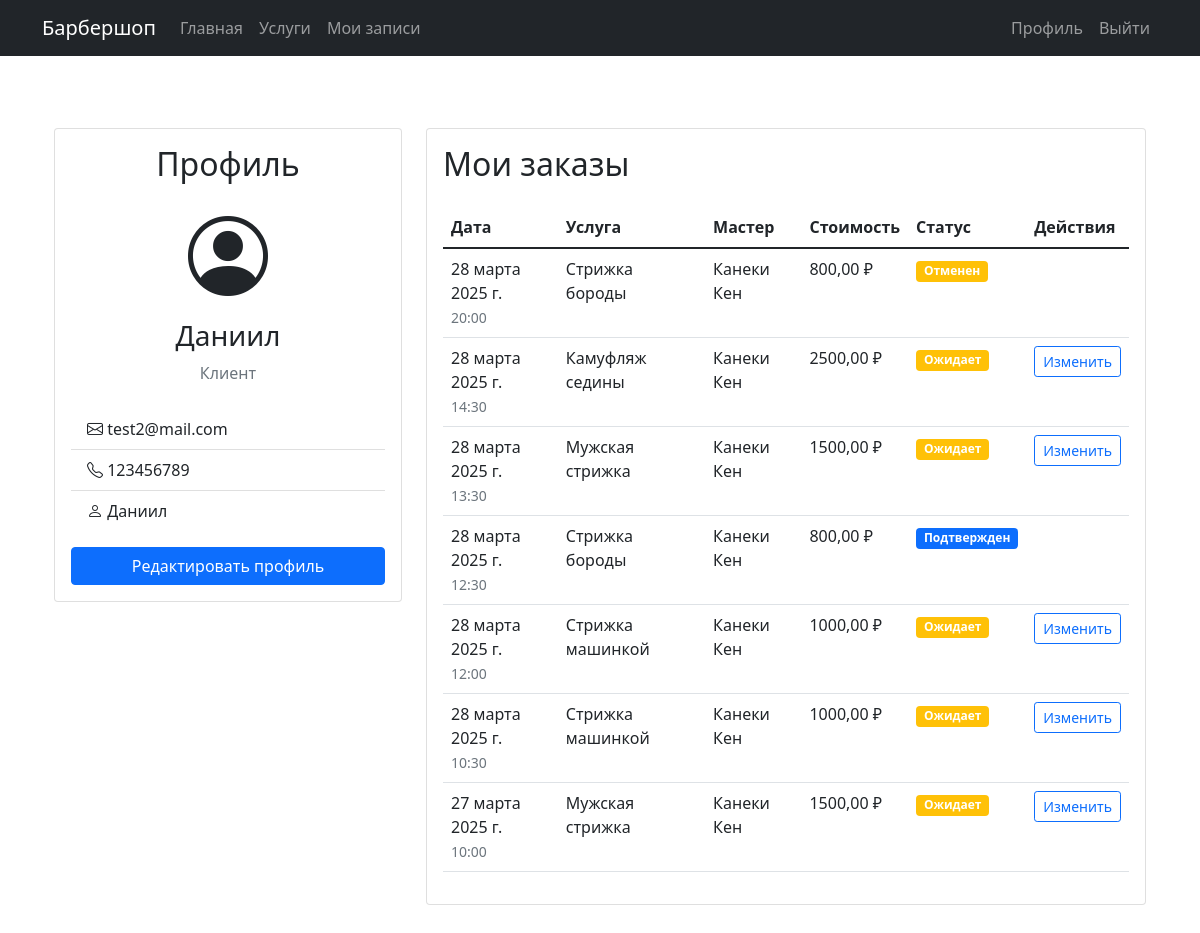
The app's page /profile/ (signed in) with its own data.
### barbershop_app/models.py (models this page shows, shortened)
class User(AbstractUser):
    role = models.ForeignKey(Role, on_delete=models.SET_NULL, null=True, blank=True, verbose_name='Роль')
    name = models.CharField(max_length=255, verbose_name='Полное имя')
    phone = models.CharField(max_length=20, blank=True, null=True, verbose_name='Телефон')
    email = models.EmailField('Email', max_length=50, blank=True, null=True)
    profile_photo = models.ImageField(upload_to='profile_photos/', blank=True, null=True, verbose_name='Фото профиля')
    description = models.TextField(blank=True, null=True, verbose_name='О себе')
    class Meta:
        verbose_name = 'Пользователь'
        verbose_name_plural = 'Пользователи'

class Role(models.Model):
    role_name = models.CharField(max_length=50, verbose_name='Название роли')
    description = models.TextField(blank=True, null=True, verbose_name='Описание')
    class Meta:
        verbose_name = 'Роль'
        verbose_name_plural = 'Роли'

class Order(models.Model):
    STATUS_CHOICES = [
        ('pending', 'Ожидает'),
        ('confirmed', 'Подтвержден'),
        ('completed', 'Завершен'),
        ('canceled', 'Отменен'),
    ]
    client = models.ForeignKey(User, on_delete=models.CASCADE, related_name='client_orders', verbose_name='Клиент')
    barber = models.ForeignKey(User, on_delete=models.CASCADE, related_name='barber_orders', verbose_name='Мастер')
    service = models.ForeignKey(Service, on_delete=models.CASCADE, verbose_name='Услуга')
    discount = models.ForeignKey(Discount, on_delete=models.SET_NULL, null=True, blank=True, verbose_name='Скидка')
    order_date = models.DateTimeField('Дата заказа', auto_now_add=True)
    appointment_date = models.DateField('Дата записи')
    appointment_time = models.TimeField('Время записи')
    total_price = models.DecimalField(
        max_digits=10,
        decimal_places=2,
        verbose_name='Итоговая цена',
        null=True,
        blank=True
    )
    status = models.CharField('Статус', max_length=20, choices=STATUS_CHOICES, default='pending')
    class Meta:
        verbose_name = 'Заказ'
        verbose_name_plural = 'Заказы'
        ordering = ['-order_date']

class Service(models.Model):
    name = models.CharField('Название услуги', max_length=50)
    description = models.CharField('Описание', max_length=255, blank=True, null=True)
    price = models.DecimalField('Стоимость', max_digits=8, decimal_places=2)
    duration = models.IntegerField('Длительность (мин.)')
    class Meta:
        verbose_name = 'Услуга'
        verbose_name_plural = 'Услуги'

### barbershop_app/views.py (the view)
# urls.py: path('profile/', profile, name='profile'),
@login_required
def profile(request):
    client_orders = Order.objects.filter(client=request.user).order_by('-order_date')
    barber_orders = None
    if request.user.role and request.user.role.role_name == 'Мастер':
        barber_orders = Order.objects.filter(barber=request.user).order_by('-order_date')
    return render(request, 'barbershop_app/profile.html', {
        'client_orders': client_orders,
        'barber_orders': barber_orders,
        'user': request.user
    })

### barbershop_app/templates/barbershop_app/profile.html (shortened to what this page needs)
{% extends 'barbershop_app/base.html' %}
{% load crispy_forms_tags %}
{% block content %}
<div class="container py-5">
    <div class="row">
        <div class="col-md-4 mb-4">
            <div class="card">
                <div class="card-body">
                    <h2 class="card-title text-center mb-4">Профиль</h2>
                    <div class="text-center mb-4">
                        {% if user.profile_photo %}
                            <img src="{{ user.profile_photo.url }}" alt="Фото профиля" class="rounded-circle mb-3" style="width: 150px; height: 150px; object-fit: cover;">
                        {% else %}
                            <div class="display-1 mb-3">
                                <i class="bi bi-person-circle"></i>
                            </div>
                        {% endif %}
                        <h3>{{ user.name }}</h3>
                        <p class="text-muted">{{ user.role.role_name }}</p>
                    </div>
                    <ul class="list-group list-group-flush">
                        <li class="list-group-item">
                            <i class="bi bi-envelope"></i> {{ user.email|default:"Email не указан" }}
                        </li>
                        <li class="list-group-item">
                            <i class="bi bi-telephone"></i> {{ user.phone|default:"Телефон не указан" }}
                        </li>
                        <li class="list-group-item">
                            <i class="bi bi-person"></i> {{ user.username }}
                        </li>
                    </ul>
                    <div class="d-grid gap-2 mt-3">
                        <button type="button" class="btn btn-primary" data-bs-toggle="modal" data-bs-target="#editProfileModal">
                            Редактировать профиль
                        </button>
                    </div>
                </div>
            </div>
        </div>
        <div class="col-md-8">
            <div class="card mb-4">
                <div class="card-body">
                    <h2 class="card-title mb-4">Мои заказы</h2>
                    {% if client_orders %}
                    <div class="table-responsive">
                        <table class="table table-hover">
                            <thead>
                                <tr>
                                    <th>Дата</th>
                                    <th>Услуга</th>
                                    <th>Мастер</th>
                                    <th>Стоимость</th>
                                    <th>Статус</th>
                                    <th>Действия</th>
                                </tr>
                            </thead>
                            <tbody>
                                {% for order in client_orders %}
                                <tr>
                                    <td>
                                        {{ order.appointment_date }}<br>
                                        <small class="text-muted">{{ order.appointment_time }}</small>
                                    </td>
                                    <td>{{ order.service.name }}</td>
                                    <td>{{ order.barber.name }}</td>
                                    <td>{{ order.total_price }} ₽</td>
                                    <td>
                                        <span class="badge {% if order.status == 'completed' %}bg-success
                                                     {% elif order.status == 'cancelled' %}bg-danger
                                                     {% elif order.status == 'confirmed' %}bg-primary
                                                     {% else %}bg-warning{% endif %}">
                                            {{ order.get_status_display }}
                                        </span>
                                    </td>
                                    <td>
                                        {% if order.status == 'pending' %}
                                        <a href="{% url 'order_update' order.pk %}" class="btn btn-sm btn-outline-primary">
                                            Изменить
                                        </a>
                                        {% endif %}
                                    </td>
                                </tr>
                                {% endfor %}
                            </tbody>
                        </table>
                    </div>
                    {% else %}
                    <div class="text-center py-4">
                        <p class="mb-3">У вас пока нет заказов</p>
                        <a href="{% url 'service_list' %}" class="btn btn-primary">Записаться на услугу</a>
                    </div>
                    {% endif %}
                </div>
            </div>
        </div>
    </div>
</div>
{% endblock %}
{% block extra_css %}
<link rel="stylesheet" href="https://cdn.jsdelivr.net/npm/bootstrap-icons@1.7.2/font/bootstrap-icons.css">
{% endblock %}

### records on screen
User: name "Даниил", role.role_name "Клиент", email "test2@mail.com", phone "123456789", username "Даниил"
Order: appointment_date "28 марта 2025 г.", appointment_time "20:00", service.name "Стрижка бороды", barber.name "Канеки Кен", total_price "800,00", status "Отменен"
Order: appointment_date "28 марта 2025 г.", appointment_time "14:30", service.name "Камуфляж седины", barber.name "Канеки Кен", total_price "2500,00", status "Ожидает", shows "Изменить"
Order: appointment_date "28 марта 2025 г.", appointment_time "13:30", service.name "Мужская стрижка", barber.name "Канеки Кен", total_price "1500,00", status "Ожидает", shows "Изменить"
Order: appointment_date "28 марта 2025 г.", appointment_time "12:30", service.name "Стрижка бороды", barber.name "Канеки Кен", total_price "800,00", status "Подтвержден"
Order: appointment_date "28 марта 2025 г.", appointment_time "12:00", service.name "Стрижка машинкой", barber.name "Канеки Кен", total_price "1000,00", status "Ожидает", shows "Изменить"
Order: appointment_date "28 марта 2025 г.", appointment_time "10:30", service.name "Стрижка машинкой", barber.name "Канеки Кен", total_price "1000,00", status "Ожидает", shows "Изменить"
Order: appointment_date "27 марта 2025 г.", appointment_time "10:00", service.name "Мужская стрижка", barber.name "Канеки Кен", total_price "1500,00", status "Ожидает", shows "Изменить"
